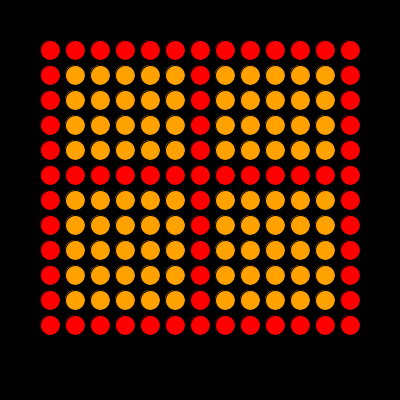
Frame 1 (no input)
Frame 60 (the mouse pressed at the canvas centre just before this capture): identical to frame 1, image omitted
Frame 120 (the mouse held since frame 60 and released just before this capture): identical to frame 1, image omitted

The Processing sketch that drew this single still picture (run headless with seeded random() and noise(); from frame 60 on, the mouse is pressed at the canvas centre):

// Processing sketch: redOrangeij
// ── redOrangeij.pde
void setup() {
  size(400, 400);
}

void draw() {
  background(0);
  for (int j=0; j<12; j++){
    for (int i=0; i<13; i++){
      if ((j==0)||(j==5)||(j==11)||(i==0)||(i==6)||(i==12)){
        fill(255,0,0);
      }
      else{
        fill(255,162,0);
      }
      int x = i*25+50;
      int y = j*25+50;
      ellipse(x,y,20,20);
    }
  }
}
